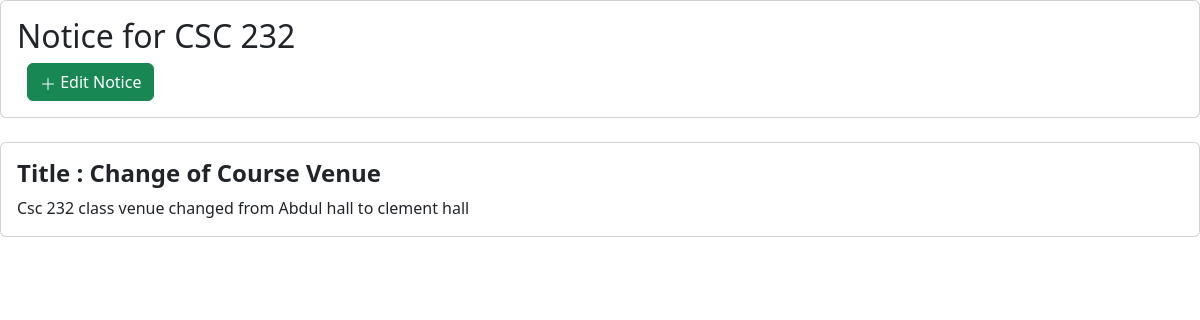
The app's page /lecturer/notice/1 with its own data.
### lecturer/models.py (models this page shows, shortened)
class Notice(models.Model):
    lecturer = models.ForeignKey(User, on_delete = models.CASCADE ,related_name = 'lecturer_course_notice')
    course = models.ForeignKey(Course, on_delete = models.CASCADE, related_name = 'course_notice')
    title = models.CharField(max_length= 60, null = True, blank = True)
    body = models.TextField()
    time = models.DateTimeField(auto_now_add = True)

class Course(models.Model):
    name = models.CharField(max_length = 10)
    lecturer = models.ForeignKey(User, on_delete = models.CASCADE, related_name = 'lecturer_course')
    students = models.ManyToManyField(Student ,related_name = 'student_course')
    def __str__(self) :
        return self.name

### lecturer/views.py (the view, shortened to what this page needs)
# urls.py: path("notice/<str:id>", views.edit_notice, name="notice_page"),
def edit_notice(request, id):
    notice = Notice.objects.get(pk=  id)
    context = {
        'notice':notice,
    }
    return render(request, "lecturer/notice_page.html", context)

### lecturer/templates/lecturer/notice_page.html (shortened to what this page needs)
{% extends 'lecturer/layout.html' %}
{% load static %}
{% block body %}
    <div class="card">
        <div class="card-body">
            <h2>Notice for {{notice.course}}</h2>
            <div style="padding-left: 10px;">
                <button type="button" data-bs-toggle="modal" data-bs-target="#NoticeModal" class="btn btn-success">
                    <svg xmlns="http://www.w3.org/2000/svg" width="16" height="16" fill="currentColor" class="bi bi-plus-lg" viewBox="0 0 16 16">
                        <path fill-rule="evenodd" d="M8 2a.5.5 0 0 1 .5.5v5h5a.5.5 0 0 1 0 1h-5v5a.5.5 0 0 1-1 0v-5h-5a.5.5 0 0 1 0-1h5v-5A.5.5 0 0 1 8 2"/>
                    </svg>
                    Edit Notice
                </button>
            </div>
        </div>
    </div>
    <br>
    <div class="card" >
        <div class="card-body">
            <h4 class="card-title" id="noticeTitle"><strong>Title : {{notice.title}}</strong></h5>
            <p class="card-text" id="noticeBody">{{notice.body}}</p>
        </div>
    </div>
{% endblock %}

### records on screen
Notice: course "CSC 232", title "Change of Course Venue", body "Csc 232 class venue changed from Abdul hall to clement hall"
